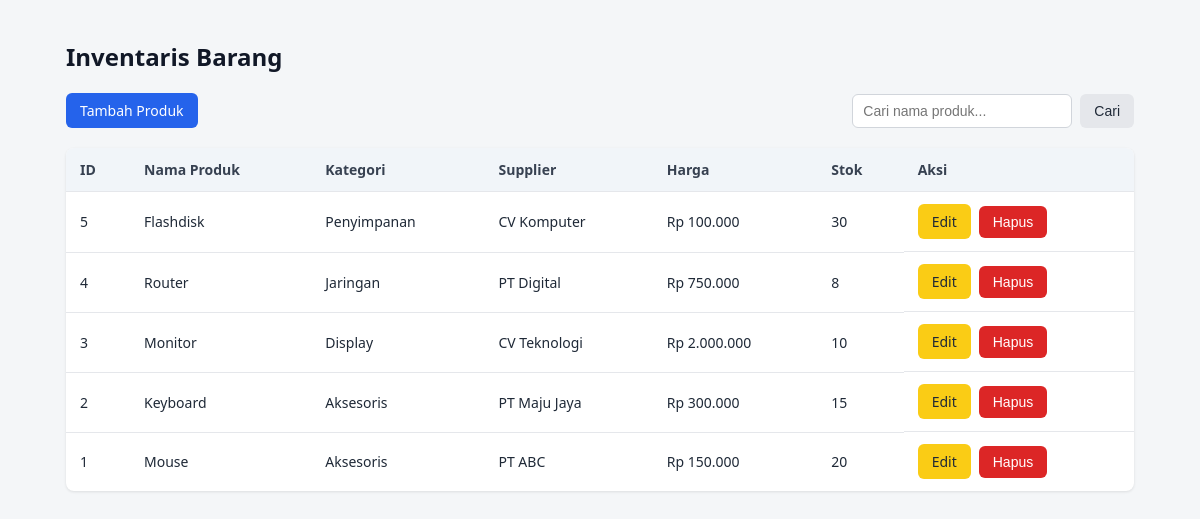
The page / on the database its author committed.
### tables this page shows
CREATE TABLE `products` (
  `id` int NOT NULL,
  `name` varchar(150) NOT NULL,
  `category_id` int NOT NULL,
  `supplier_id` int NOT NULL,
  `price` decimal(12,2) NOT NULL,
  `stock` int NOT NULL DEFAULT '0'
);

CREATE TABLE `categories` (
  `id` int NOT NULL,
  `name` varchar(100) NOT NULL
);

CREATE TABLE `suppliers` (
  `id` int NOT NULL,
  `name` varchar(100) NOT NULL,
  `phone` varchar(20) DEFAULT NULL
);

### index.php (the view, shortened to what this page needs)
<?php
$search = isset($_GET['search']) ? trim($_GET['search']) : '';
try {
    $pdo = Database::getInstance()->getConnection();
    if ($search !== '') {
        $stmt = $pdo->prepare(
            "SELECT products.id, products.name, categories.name AS category_name,
                    suppliers.name AS supplier_name, products.price, products.stock
             FROM products
             JOIN categories ON products.category_id = categories.id
             JOIN suppliers ON products.supplier_id = suppliers.id
             WHERE products.name LIKE :search
             ORDER BY products.id DESC"
        );
        $stmt->execute(['search' => '%' . $search . '%']);
    } else {
        $stmt = $pdo->prepare(
            "SELECT products.id, products.name, categories.name AS category_name,
                    suppliers.name AS supplier_name, products.price, products.stock
             FROM products
             JOIN categories ON products.category_id = categories.id
             JOIN suppliers ON products.supplier_id = suppliers.id
             ORDER BY products.id DESC"
        );
        $stmt->execute();
    }
    $products = $stmt->fetchAll();
} catch (PDOException $e) {
    $products = [];
    $dbError = true;
}
?>
<!DOCTYPE html>
<html lang="id">
<head>
<link rel="stylesheet" href="assets/style.css">
</head>
<body>
<div class="container">
    <h1>Inventaris Barang</h1>
    <div class="toolbar">
        <a class="btn btn-primary" href="create.php">Tambah Produk</a>
        <form class="search-form" method="GET" action="index.php">
            <input type="text" name="search" placeholder="Cari nama produk..." value="<?php echo htmlspecialchars($search); ?>">
            <button class="btn btn-secondary" type="submit">Cari</button>
        </form>
    </div>
    <table class="data-table">
        <thead>
        <tr>
            <th>ID</th>
            <th>Nama Produk</th>
            <th>Kategori</th>
            <th>Supplier</th>
            <th>Harga</th>
            <th>Stok</th>
            <th>Aksi</th>
        </tr>
        </thead>
        <tbody>
        <?php if (count($products) === 0): ?>
        <tr>
            <td colspan="7" class="empty-row">Tidak ada data produk.</td>
        </tr>
        <?php else: ?>
        <?php foreach ($products as $product): ?>
        <tr>
            <td><?php echo htmlspecialchars((string) $product['id']); ?></td>
            <td><?php echo htmlspecialchars($product['name']); ?></td>
            <td><?php echo htmlspecialchars($product['category_name']); ?></td>
            <td><?php echo htmlspecialchars($product['supplier_name']); ?></td>
            <td>Rp <?php echo htmlspecialchars(number_format((float) $product['price'], 0, ',', '.')); ?></td>
            <td><?php echo htmlspecialchars((string) $product['stock']); ?></td>
            <td class="actions">
                <a class="btn btn-edit" href="edit.php?id=<?php echo urlencode((string) $product['id']); ?>">Edit</a>
                <form method="POST" action="delete.php" onsubmit="return confirm('Hapus produk ini?');">
                    <button class="btn btn-delete" type="submit">Hapus</button>
                </form>
            </td>
        </tr>
        <?php endforeach; ?>
        <?php endif; ?>
        </tbody>
    </table>
</div>
</body>
</html>

### assets/style.css (style rules this page uses)
* { box-sizing: border-box; }
body { margin: 0; font-family: 'Segoe UI', Arial, sans-serif; background-color: #f4f6f8; color: #1f2937; }
.container { max-width: 1100px; margin: 0 auto; padding: 24px 16px 60px; }
h1 { font-size: 24px; margin-bottom: 20px; color: #111827; }
.toolbar { display: flex; flex-wrap: wrap; justify-content: space-between; align-items: center; gap: 12px; margin-bottom: 20px; }
.search-form { display: flex; gap: 8px; flex-wrap: wrap; }
.search-form input[type="text"] { padding: 8px 10px; border: 1px solid #d1d5db; border-radius: 6px; font-size: 14px; min-width: 220px; }
.btn { display: inline-block; padding: 8px 14px; border-radius: 6px; font-size: 14px; text-decoration: none; border: none; cursor: pointer; }
.btn-primary { background-color: #2563eb; color: #ffffff; }
.btn-secondary { background-color: #e5e7eb; color: #1f2937; }
.btn-edit { background-color: #facc15; color: #1f2937; }
.btn-delete { background-color: #dc2626; color: #ffffff; }
.data-table { width: 100%; border-collapse: collapse; background-color: #ffffff; border-radius: 8px; overflow: hidden; box-shadow: 0 1px 3px rgba(0, 0, 0, 0.1); }
.data-table th, .data-table td { padding: 12px 14px; text-align: left; border-bottom: 1px solid #e5e7eb; font-size: 14px; }
.data-table th { background-color: #f1f5f9; color: #374151; font-weight: 600; }
.data-table tr:last-child td { border-bottom: none; }
.actions { display: flex; gap: 8px; align-items: center; }
.actions form { margin: 0; }

### rows shown on the page
products: id "5", name "Flashdisk", category.name "Penyimpanan", supplier.name "CV Komputer", price "100.000", stock "30"
products: id "4", name "Router", category.name "Jaringan", supplier.name "PT Digital", price "750.000", stock "8"
products: id "3", name "Monitor", category.name "Display", supplier.name "CV Teknologi", price "2.000.000", stock "10"
products: id "2", name "Keyboard", category.name "Aksesoris", supplier.name "PT Maju Jaya", price "300.000", stock "15"
products: id "1", name "Mouse", category.name "Aksesoris", supplier.name "PT ABC", price "150.000", stock "20"
